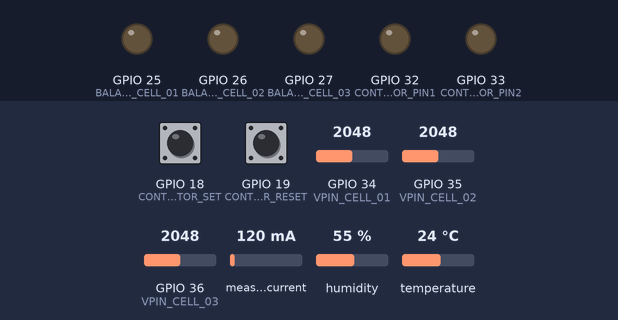
A sketch run on a simulated ESP32. Parts: output pins drawn as LEDs (lit = HIGH). The test bench sets the inputs (shaded band); at power-on: GPIO 18 (CONTACTOR_SET) HIGH, GPIO 19 (CONTACTOR_RESET) HIGH, GPIO 34 (VPIN_CELL_01) = 2048, GPIO 35 (VPIN_CELL_02) = 2048, GPIO 36 (VPIN_CELL_03) = 2048, measured current 120 mA, humidity 55 %, temperature 24 °C (analog values on the 0–4095 scale). The ROS host is connected and sends only what is stated.

Above: at 1.2 s.
1.3 s: GPIO 18 (CONTACTOR_SET) pulled LOW for 0.3 s
At 1.8 s:
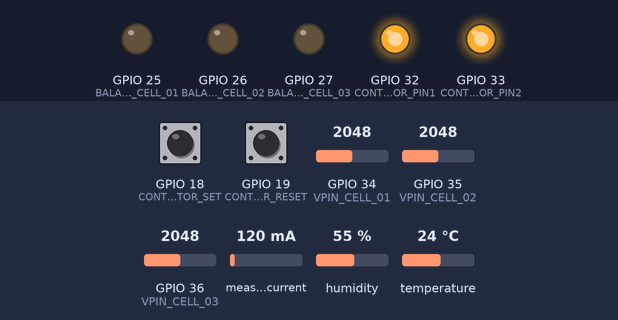
3.1 s: GPIO 19 (CONTACTOR_RESET) pulled LOW for 0.3 s
At 4.4 s:
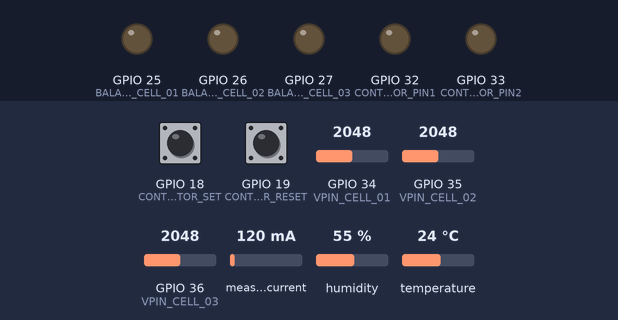
4.9 s: GPIO 18 (CONTACTOR_SET) pulled LOW for 1 s
At 5.7 s:
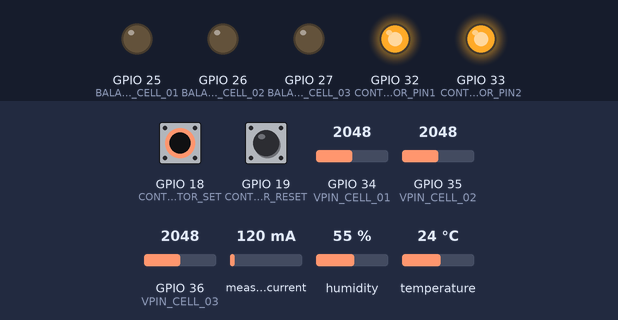
Timing chart, 0 to 7.9 s (numbered marks = the images above; inputs shaded):
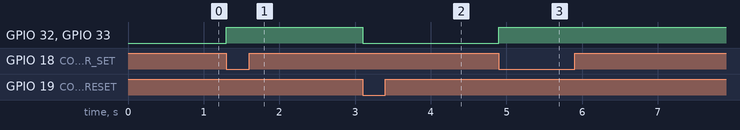

The sketch:

main.ino
```cpp
/**Libraries*/
#include <ros.h> // ROS

#include <std_msgs/Float32MultiArray.h>
#include <std_msgs/Float32.h>

#include "ACS712.h" //acs712
#include "Adafruit_Sensor.h" // necessary for DHT11
#include "DHT.h" //DHT11

/** #TODO: Change #define to enums */

/*********************************VOLTAGE SENSING*********************************/

#define RESISTOR_RATIO  (11.0 / 14.0)

#define VPIN_CELL_01 34  // D34
#define VPIN_CELL_02 35  // D35
#define VPIN_CELL_03 36  // VP

#define NO_OF_CELLS 3
#define CELL_01   0
#define CELL_02   1
#define CELL_03   2

#define CELL_MAX_mV 4200
#define CELL_MIN_mV 3700

float cellVoltageLevels[NO_OF_CELLS] = {0.0}; // frequency array goes brrr! *wink wink* (V levels in V)
unsigned long int cellVoltageTemp = 0; // (V levels in mV)


/*********************************CURRENT SENSING*************************************/

#define ACS_PIN 39 // VN

      //ACS(PIN, MAX_VOLTAGE, ADC_STEPS, SENSITIVITY)
ACS712  ACS(ACS_PIN, 3.3, 4095, 100); // 20A varient has 100mV/A sensitivity
float currentLevel_mA = 0.0;

/*********************************TEMPERATURE SENSING*********************************/

#define TEMP_MAX  45

#define TEMP_VAR_COUNT   3

#define DHT_PIN 4 // D4

// Connect pin 1 (on the left) of the sensor to +5V
// NOTE: If using a board with 3.3V logic like an Arduino Due connect pin 1
// to 3.3V instead of 5V!
// Connect pin 2 of the sensor to whatever your DHTPIN is
// Connect pin 3 (on the right) of the sensor to GROUND (if your sensor has 3 pins)
// Connect pin 4 (on the right) of the sensor to GROUND and leave the pin 3 EMPTY (if your sensor has 4 pins)
// Connect a 10K resistor from pin 2 (data) to pin 1 (power) of the sensor
#define DHTTYPE DHT11
DHT dht(DHT_PIN, DHTTYPE);

float tempHumidityIndexArr[3] = {0.0};
/*float tempLevel_C = 0;
float humidityLevel = 0;
float tempIndex = 0;*/

/**************************************BALANCING**************************************/

#define BALANCING_CELL_01   25
#define BALANCING_CELL_02   26
#define BALANCING_CELL_03   27

/***************************************CONTACTORS************************************/

#define CONTACTOR_PIN1  32
#define CONTACTOR_PIN2  33

#define CONTACTOR_SET   18
#define CONTACTOR_RESET 19

bool contactorFlag = false;

void IRAM_ATTR contactorSetConnectionInterrupt()
{
    digitalWrite(CONTACTOR_PIN1, HIGH);
    digitalWrite(CONTACTOR_PIN2, HIGH);
    contactorFlag = true;
}

void IRAM_ATTR contactorResetConnectionInterrupt()
{
    digitalWrite(CONTACTOR_PIN1, LOW);
    digitalWrite(CONTACTOR_PIN2, LOW);
    contactorFlag = false;
}

/*********************************FUNCTION PROTOTYPES********************************/
void tempSensor_init();

void currentSensor_init();

void cellVoltageReading_init();

void balancing_init();

void contactor_init();

void interrupt_init();


/***********************************ROS*************************************/

std_msgs::Float32MultiArray ROS_Msg_cellVoltageLevels;
std_msgs::Float32MultiArray ROS_Msg_tempHumidityIndexArr;
std_msgs::Float32 ROS_Msg_currentLevel_mA;


ros::NodeHandle nh;  // Initalizing the ROS node

ros::Publisher VoltageLevel_pub("CellsVoltageLevels",&ROS_Msg_cellVoltageLevels);
ros::Publisher CurrentLevel_pub("CurrentValue",&ROS_Msg_currentLevel_mA);
ros::Publisher TemperatureLevel_pub("TemperatureHumidityTemperatureIndex",&ROS_Msg_tempHumidityIndexArr);


/**Task Shenanigans*/
/*
 * Algorithm (Preferably with Tasks)
 * Task_1: Read cell voltage levels each 5 seconds + send it with ROS_serial
 * Task_2: Read temperature level each 10 seconds + send it with ROS_serial
 * Task_3: Read current level each 1 second + send it with ROS_serial
 * Interrupt_Setup_1: When current level reaches a certain level, activate CONTACTOR
 * Interrupt_Setup_2: When any cell voltage exceeds max voltage, activate balancing
 * Interrupt_Setup_3: When temperature level reaches a critical level, shut down the whole system
 */


// Restrict ESP32 to only 1 core for now *will change this when everything works as intended*
// xTaskCreatePinnedToCore() -> last argument is app_cpu
// ESP32 has 2 cores: pro && app cpu:
static const BaseType_t pro_cpu = 0;
static const BaseType_t app_cpu = 1;

// Tasks Priorities (0 (lowest) -> 24 (highest))
#define READ_VOLTAGE_PRIORITY   19
#define READ_TEMP_PRIORITY      13
#define READ_CURR_PRIORITY      13

TaskHandle_t Task1;
TaskHandle_t Task2;
TaskHandle_t Task3;

#define STACK_SIZE  10000

// Task 1
void void_RTOSTask_1_ReadCellVoltageLevel(void *parameter)
{
    while(true)
    {
        // read voltage and send it via ROS_serial
        for (unsigned char local_u8CellNumIterator = CELL_01, local_u8CellPinIterator = VPIN_CELL_01; local_u8CellNumIterator <= CELL_03; local_u8CellNumIterator++, local_u8CellPinIterator++)
        {
                // analogReadMilliVolts(pinNo)
                cellVoltageTemp = analogRead(local_u8CellPinIterator) * 3.3 / 4096 * 1000;
                cellVoltageTemp = RESISTOR_RATIO / (NO_OF_CELLS - local_u8CellNumIterator);

                // critical section start
                if (cellVoltageTemp > CELL_MAX_mV)
                {
                     // BALANCING GOES BRRR!
                     switch (local_u8CellNumIterator)
                     {
                          case CELL_01: digitalWrite(BALANCING_CELL_01, HIGH); break;
                          case CELL_02: digitalWrite(BALANCING_CELL_02, HIGH); break;
                          case CELL_03: digitalWrite(BALANCING_CELL_03, HIGH); break;
                     }

                }
                else if (cellVoltageTemp < CELL_MIN_mV)
                {
                     // CHARGING GOES BRRR...?!
                     switch (local_u8CellNumIterator)
                     {
                          case CELL_01: digitalWrite(BALANCING_CELL_01, LOW); break;
                          case CELL_02: digitalWrite(BALANCING_CELL_02, LOW); break;
                          case CELL_03: digitalWrite(BALANCING_CELL_03, LOW); break;
                     }
                }

                // critical section end
                cellVoltageLevels[local_u8CellNumIterator] = cellVoltageTemp / 1000.0;

         }

         // ros_serial => send this topic
         ROS_Msg_cellVoltageLevels.data_length= NO_OF_CELLS;
         ROS_Msg_cellVoltageLevels.data= cellVoltageLevels;
         VoltageLevel_pub.publish(&ROS_Msg_cellVoltageLevels);
         nh.spinOnce();

         //Serial.printf("void_RTOSTask_1_ReadCellVoltageLevel is active\n");
         vTaskDelay(250);
    }
}


// Task 2
void void_RTOSTask_2_ReadTempLevel(void *parameter)
{
    while(true)
    {
        // read temp and send it via ROS_serial

        // Reading temperature or humidity takes about 250 milliseconds!
        //delay(250);

        // Read temperature as Celsius (the default)
        tempHumidityIndexArr[0] = dht.readTemperature();

        // Read humidity level
        tempHumidityIndexArr[1] = dht.readHumidity();

        // Compute heat index in Celsius (isFahreheit = false)
        tempHumidityIndexArr[2] = dht.computeHeatIndex(tempHumidityIndexArr[0], tempHumidityIndexArr[1], false);

        // critical section start
        if ((tempHumidityIndexArr[0] > TEMP_MAX) && !(contactorFlag))
        {
              digitalWrite(CONTACTOR_PIN1, HIGH);
              digitalWrite(CONTACTOR_PIN2, HIGH);
              contactorFlag = true;
        }
        // critical section end


        // ros_serial => send this topic
        ROS_Msg_tempHumidityIndexArr.data_length= TEMP_VAR_COUNT;
        ROS_Msg_tempHumidityIndexArr.data= tempHumidityIndexArr;
        TemperatureLevel_pub.publish(&ROS_Msg_tempHumidityIndexArr);
        nh.spinOnce();

        //Serial.printf("void_RTOSTask_2_ReadTempLevel is active\n");
        vTaskDelay(1000); // reading is taken once per second

    }
}


// Task 3
void void_RTOSTask_3_ReadCurrentLevel(void *parameter)
{
    while(true)
    {
        // read current and send it via ROS_serial
        currentLevel_mA = ACS.mA_DC() / 1000.0; // return reading in A

        // ros_serial => send this topic
        ROS_Msg_currentLevel_mA.data= currentLevel_mA;
        CurrentLevel_pub.publish(&ROS_Msg_currentLevel_mA);
        nh.spinOnce();
        //Serial.printf("void_RTOSTask_3_ReadCurrentLevel is active\n");
        vTaskDelay(250);

    }
}


void setup() {

  //Serial.begin(115200);

  // Cell Voltage Setup
  cellVoltageReading_init();

  // Temp Setup
  tempSensor_init();

  // ACS712 Setup
  currentSensor_init();

  // Balancing Pins Setup
  balancing_init();

  // Contactor Pins Setup
  contactor_init();

  // ROS Setup
  ROSNodes_init();

  // Interrupt Setup
  interrupt_init();

  // Creating Tasks
  xTaskCreatePinnedToCore(void_RTOSTask_1_ReadCellVoltageLevel, "Read Cell Voltage Level", STACK_SIZE, NULL, READ_VOLTAGE_PRIORITY, &Task1, pro_cpu);
  xTaskCreatePinnedToCore(void_RTOSTask_2_ReadTempLevel, "Read Temperature Level", STACK_SIZE, NULL, READ_TEMP_PRIORITY, &Task2, app_cpu);
  xTaskCreatePinnedToCore(void_RTOSTask_3_ReadCurrentLevel, "Read Current Level", STACK_SIZE, NULL, READ_CURR_PRIORITY, &Task3, app_cpu);

  // no need to call vTaskStartScheduler() like in vanilla FreeRTOS --- it is called automatically

}

void loop() {
  // put your main code here, to run repeatedly:

}


void tempSensor_init()
{
  dht.begin();
}

void currentSensor_init()
{
  ACS.autoMidPoint();
}

void cellVoltageReading_init()
{
  pinMode(VPIN_CELL_01,INPUT);
  pinMode(VPIN_CELL_02,INPUT);
  pinMode(VPIN_CELL_03,INPUT);
  analogReadResolution(12);
}

void balancing_init()
{
  pinMode(BALANCING_CELL_01, OUTPUT);
  pinMode(BALANCING_CELL_02, OUTPUT);
  pinMode(BALANCING_CELL_03, OUTPUT);
}

void contactor_init()
{
  pinMode(CONTACTOR_PIN1, OUTPUT);
  pinMode(CONTACTOR_PIN2, OUTPUT);
  pinMode(CONTACTOR_SET, INPUT);
  pinMode(CONTACTOR_RESET, INPUT);
}

void ROSNodes_init()
{
    //ROS node setup
    nh.initNode();
    nh.advertise(VoltageLevel_pub);
    nh.advertise(CurrentLevel_pub);
    nh.advertise(TemperatureLevel_pub);

}

void interrupt_init()
{
  pinMode(CONTACTOR_SET, INPUT);
  attachInterrupt(digitalPinToInterrupt(CONTACTOR_SET), contactorSetConnectionInterrupt, FALLING); // active low
  pinMode(CONTACTOR_RESET, INPUT);
  attachInterrupt(digitalPinToInterrupt(CONTACTOR_RESET), contactorResetConnectionInterrupt, FALLING); // active low
}
```

Measured:
- after the input at 1.3 s, GPIO 32 (CONTACTOR_PIN1), GPIO 33 (CONTACTOR_PIN2): LOW → HIGH at once
- after the input at 3.1 s, GPIO 32 (CONTACTOR_PIN1), GPIO 33 (CONTACTOR_PIN2): HIGH → LOW at once
- after the input at 4.9 s, GPIO 32 (CONTACTOR_PIN1), GPIO 33 (CONTACTOR_PIN2): LOW → HIGH at once
